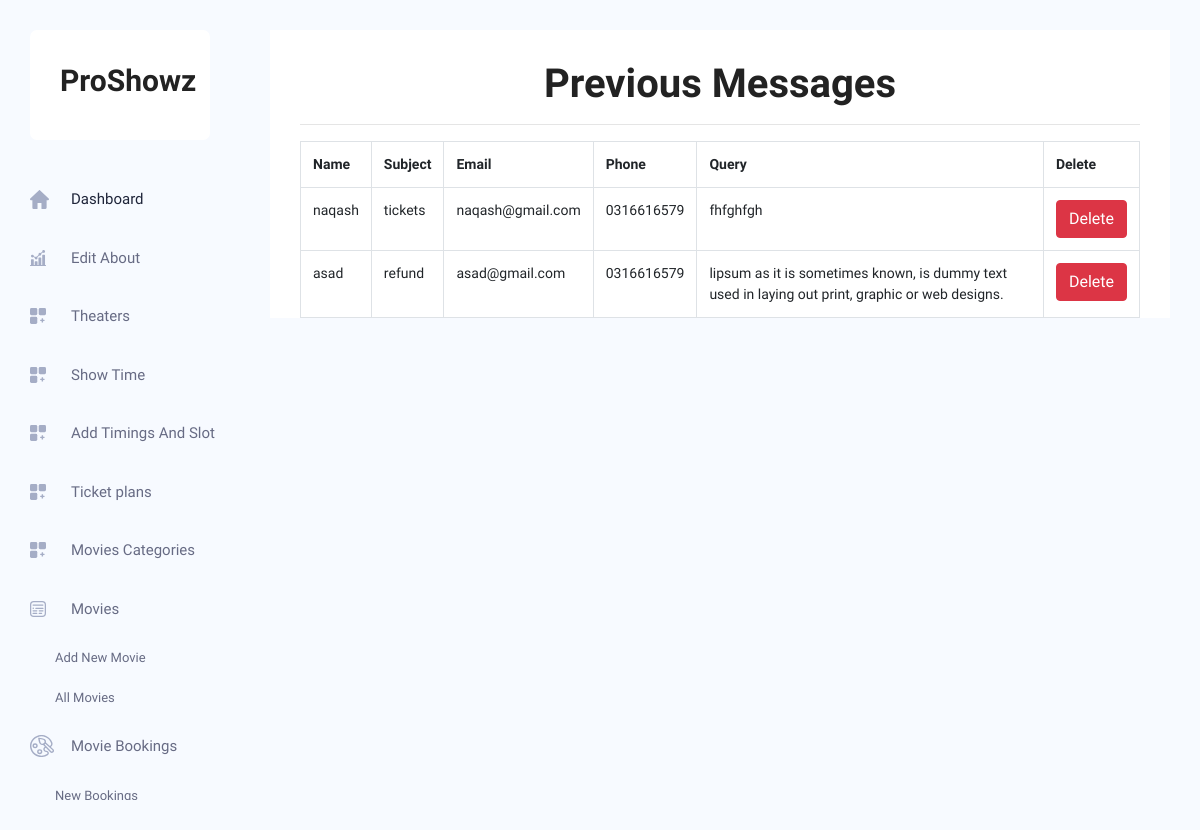
The page /admin/previous_message.php on the database its author committed.
### tables this page shows
CREATE TABLE `contact` (
  `id` int(11) NOT NULL,
  `name` varchar(50) NOT NULL,
  `subject` varchar(50) NOT NULL,
  `email` varchar(50) NOT NULL,
  `phone` varchar(50) NOT NULL,
  `query` varchar(500) NOT NULL
);

### admin/previous_message.php (the view)
<?php
include('header.php');
include 'connection.php';
$query=mysqli_query($conn,"SELECT * FROM `contact`");
?>
<body class="crm_body_bg">
<section class="main_content dashboard_part">
        <div class="main_content_iner ">
            <div class="container plr_30 body_white_bg pt_30">
            <div>
            <h1 class="text-center" style="font-size:40px;">Previous Messages</h1>
            <hr>
        </div>
        <table class='table table-hover table-stripped table-bordered'>
            <tr>
                <th>Name</th>
                <th>Subject</th>
                <th>Email</th>
                <th>Phone</th>
                <th>Query</th>
                <th>Delete</th>
            </tr>
        <?php
        if ($query!=null) {
while ($row=mysqli_fetch_array($query)) {
    ?>
    <tr>
    <td><?php echo $row[1] ?></td>
    <td><?php echo $row[2] ?></td>
    <td><?php echo $row[3] ?></td>
    <td><?php echo $row[4] ?></td>
    <td><?php echo $row[5] ?></td>
 <td><a href="delete.php?id=<?php echo $row[0];?>" class="btn btn-danger" data-toggle='modal' data-target='exampleModal' >Delete</td>
    </tr>
    <?php
}
}
else{
    echo '<div class="alert alert-danger text-center">There Is Nothing To show You.</div>';
}
?>
</table>
</div>
</div>
</section>
</body>

### rows shown on the page
contact: name "naqash", subject "tickets", email "naqash@gmail.com", phone "0316616579", query "fhfghfgh"
contact: name "asad", subject "refund", email "asad@gmail.com", phone "0316616579", query "lipsum as it is sometimes known, is dummy text used in laying out print, graphic or web designs."
